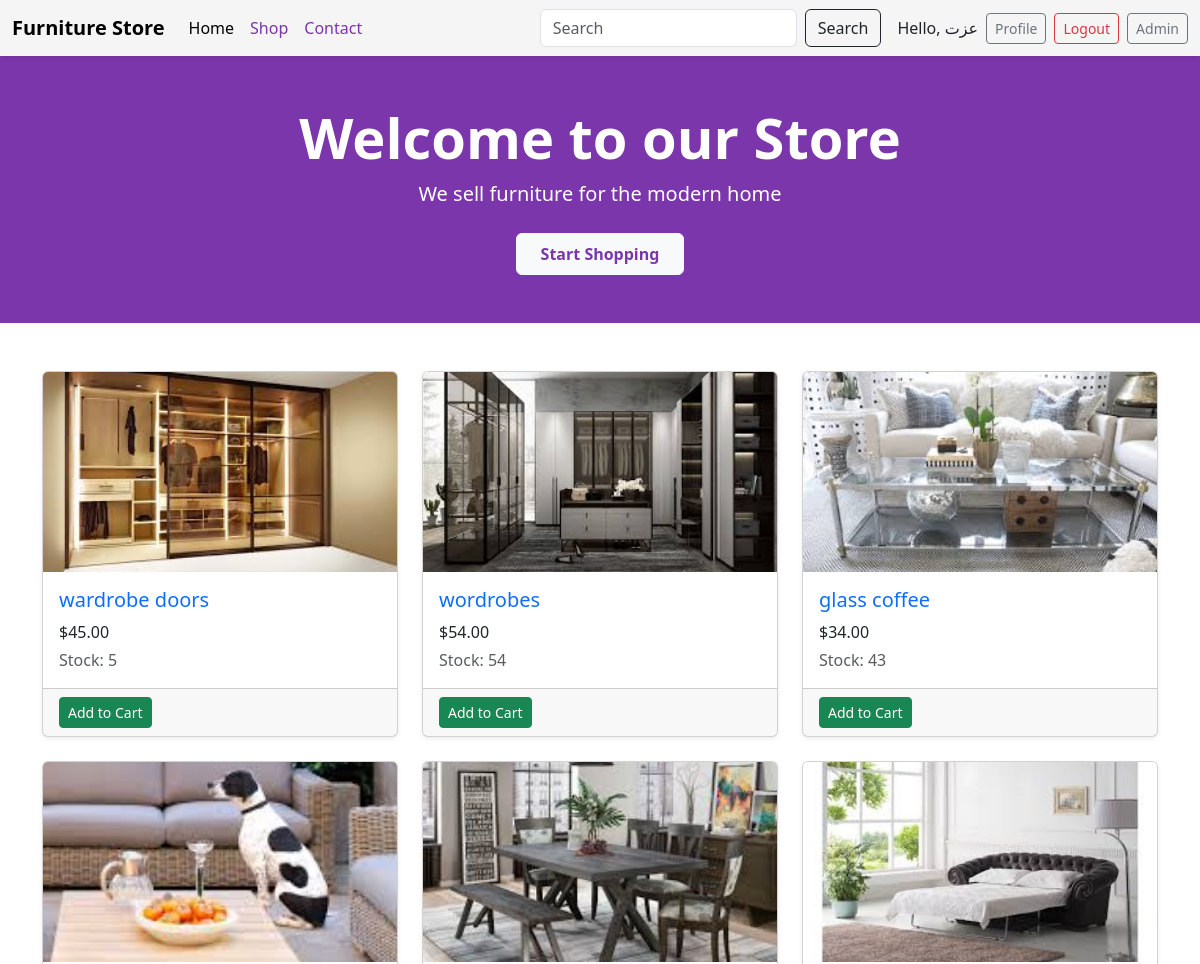
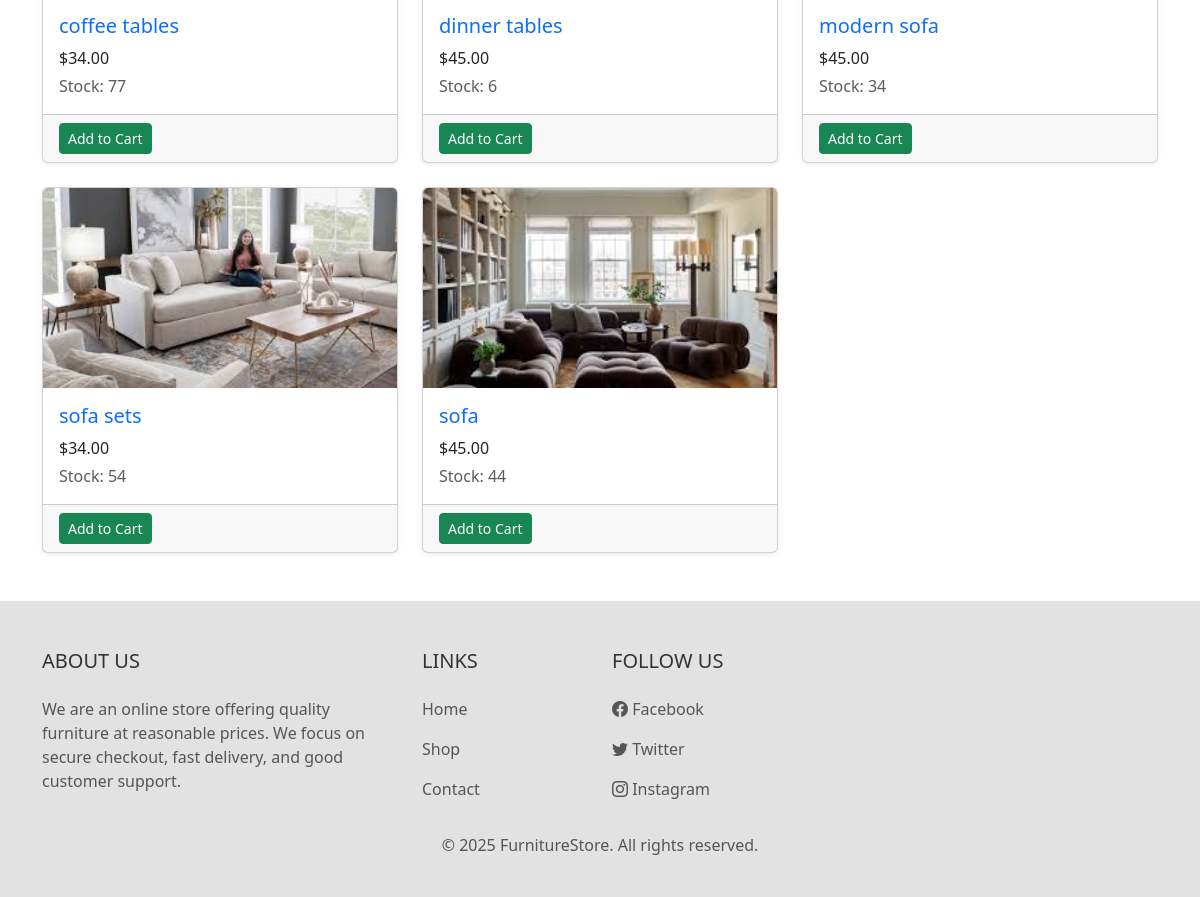
/ (signed in), run on the app's committed database (2 pictures, top to bottom).
### product/models.py (models this page shows, shortened)
class Product(models.Model):
    category = models.ForeignKey(Category, related_name='products', on_delete=models.CASCADE)
    name = models.CharField(max_length=255)
    slug = models.SlugField(unique=True, blank=True)
    description = models.TextField(blank=True)
    price = models.DecimalField(max_digits=10, decimal_places=2)
    image = models.ImageField(upload_to='products/', blank=True, null=True)
    stock = models.PositiveIntegerField(default=0)
    created_at = models.DateTimeField(auto_now_add=True)
    class Meta:
        ordering = ('-created_at',)

### core/views.py (the view)
# urls.py: path('', views.frontpage, name='frontpage'),
def frontpage(request):
    categories = Category.objects.all()
    if request.user.is_authenticated:
        products = Product.objects.all().order_by('-created_at')[:8]
    else:
        products = Product.objects.none()  # مش هتظهر أي منتجات
    return render(request, 'core/frontpage.html', {
        'products': products,
        'categories': categories
    })

### templates/core/frontpage.html (shortened to what this page needs)
{% extends 'core/base.html' %}
{% block content %}
<header class="py-5 text-white text-center" style="background-color: #7a36aa;">
    <div class="container">
        <h1 class="display-4 fw-bold">Welcome to our Store</h1>
        <p class="lead mb-4">We sell furniture for the modern home</p>
        {% if user.is_authenticated %}
   <a href="#products" class="btn btn-light fw-bold px-4 py-2" style="color: #7a36aa;">
            Start Shopping
        </a>
{% else %}
   <a href="#llogin" class="btn btn-light fw-bold px-4 py-2" style="color: #7a36aa;">
            login
        </a>
{% endif %}
    </div>
</header>
<section class="container py-5" id="products">
    <div class="row g-4">
        {% for product in products %}
            <div class="col-12 col-sm-6 col-md-4">
                <div class="card h-100 shadow-sm product-card">
                    {% if product.image %}
                        <img src="{{ product.image.url }}" class="card-img-top" style="height:200px; object-fit:cover;">
                    {% endif %}
                    <div class="card-body">
                        <h5 class="card-title"><a href="{% url 'product_detail' product.slug %}" class="text-decoration-none">{{ product.name }}</a></h5>
                        <p class="mb-1">${{ product.price }}</p>
                        <p class="text-muted mb-0">Stock: {{ product.stock }}</p>
                    </div>
                    <div class="card-footer d-flex justify-content-between align-items-center">
                        {% if user.is_authenticated %}
<a href="{% url 'cart:add_to_cart' product.slug %}" class="btn btn-sm btn-success">Add to Cart</a>
{% else %}
    <a href="{% url 'accounts:login' %}" class="btn btn-sm btn-success">Login to Buy</a>
{% endif %}
                    </div>
                </div>
            </div>
        {% empty %}
            <div class="col-12">
                <p class="text-center">No products available</p>
            </div>
        {% endfor %}
    </div>
</section>
{% endblock %}

### templates/core/base.html (shortened to what this page needs)
<!DOCTYPE html>
<html lang="en">
<head>
  <link href="https://cdn.jsdelivr.net/npm/bootstrap@5.3.0/dist/css/bootstrap.min.css" rel="stylesheet"/>
  <link href="https://cdn.jsdelivr.net/npm/bootstrap-icons@1.10.5/font/bootstrap-icons.css" rel="stylesheet"/>
  <link href="https://cdn.jsdelivr.net/npm/aos@2.3.4/dist/aos.css" rel="stylesheet"/>
</head>
<body style="background-color: white;">
<nav class="navbar navbar-expand-lg navbar-custom sticky-top shadow-sm">
  <div class="container-fluid">
    <a class="navbar-brand fw-bold" href="{% url 'frontpage' %}">Furniture Store</a>
    <div class="collapse navbar-collapse" id="navbarNav">
      <ul class="navbar-nav me-auto mb-2 mb-lg-0">
        <li class="nav-item">
          <a class="nav-link {% if request.path == '/' %}active{% endif %}" href="{% url 'frontpage' %}">Home</a>
        </li>
        <li class="nav-item">
          <a class="nav-link {% if request.path == '/shop/' %}active{% endif %}" href="{% url 'shop' %}">Shop</a>
        </li>
        <li class="nav-item">
          <a class="nav-link" href="{% url 'contact' %}">Contact</a>
        </li>
      </ul>
   <form class="d-flex" role="search" method="get" action="{% url 'product_list' %}">
    <input class="form-control me-2" type="search" name="q" placeholder="Search" value="{{ search_query|default:'' }}">
    <button class="btn btn-outline-dark" type="submit">Search</button>
</form>
      <div class="ms-3 d-flex align-items-center gap-2">
       {% if user.is_authenticated %}
  <span class="text-dark">Hello, {{ user.first_name|default:user.username }}</span>
  <a href="{% url 'accounts:profile' %}" class="btn btn-outline-secondary btn-sm">Profile</a>
  <form method="post" action="{% url 'accounts:logout' %}" style="display:inline;">
      <button type="submit" class="btn btn-outline-danger btn-sm">Logout</button>
  </form>
{% else %}
  <a href="{% url 'accounts:login' %}" class="btn btn-outline-primary btn-sm">Login</a>
  <a href="{% url 'accounts:register' %}" class="btn btn-outline-success btn-sm">Register</a>
{% endif %}
        <a href="/admin" class="btn btn-outline-secondary btn-sm">Admin</a>
      </div>
    </div>
  </div>
</nav>
  <main data-aos="fade-down" data-aos-duration="1000">
    {% block content %}{% endblock content %}
  </main>
  <footer class="pt-5 pb-4" data-aos="fade-up">
    <div class="container text-md-left">
      <div class="row">
        <div class="col-md-4">
          <h5 class="text-uppercase mb-4">About Us</h5>
          <p>We are an online store offering quality furniture at reasonable prices. We focus on secure checkout, fast delivery, and good customer support.</p>
        </div>
        <div class="col-md-2">
          <h5 class="text-uppercase mb-4">Links</h5>
          <p><a href="#" class="text-decoration-none">Home</a></p>
          <p><a href="#" class="text-decoration-none">Shop</a></p>
          <p><a href="#" class="text-decoration-none">Contact</a></p>
        </div>
        <div class="col-md-3">
          <h5 class="text-uppercase mb-4">Follow Us</h5>
          <p><i class="bi bi-facebook"></i> Facebook</p>
          <p><i class="bi bi-twitter"></i> Twitter</p>
          <p><i class="bi bi-instagram"></i> Instagram</p>
        </div>
      </div>
    </div>
    <div class="text-center mt-3">
      <p>© 2025 FurnitureStore. All rights reserved.</p>
    </div>
  </footer>
</body>
</html>

### templates/core/base.html (style rules this page uses)
.navbar-custom { background-color: #f5f5f5; }
.navbar-custom .nav-link { color: #7a36aa; padding: 6px 12px; border-radius: 50px; transition: 0.3s; }
footer { background-color: #e2e2e2; color: #333; }
footer a, footer p { color: #555; }

### templates/core/frontpage.html (style rules this page uses)
.product-card { opacity: 0; transform: translateY(20px); transition: all 0.5s ease; }
.product-card.show { opacity: 1; transform: translateY(0); }

### data on the page
Product: image (picture), name "wardrobe doors", price "45.00", stock "5"
Product: image (picture), name "wordrobes", price "54.00", stock "54"
Product: image (picture), name "glass coffee", price "34.00", stock "43"
Product: image (picture), name "coffee tables", price "34.00", stock "77"
Product: image (picture), name "dinner tables", price "45.00", stock "6"
Product: image (picture), name "modern sofa", price "45.00", stock "34"
Product: image (picture), name "sofa sets", price "34.00", stock "54"
Product: image (picture), name "sofa", price "45.00", stock "44"

### other printed values
{{ user.first_name|default:user.username }} "عزت"
